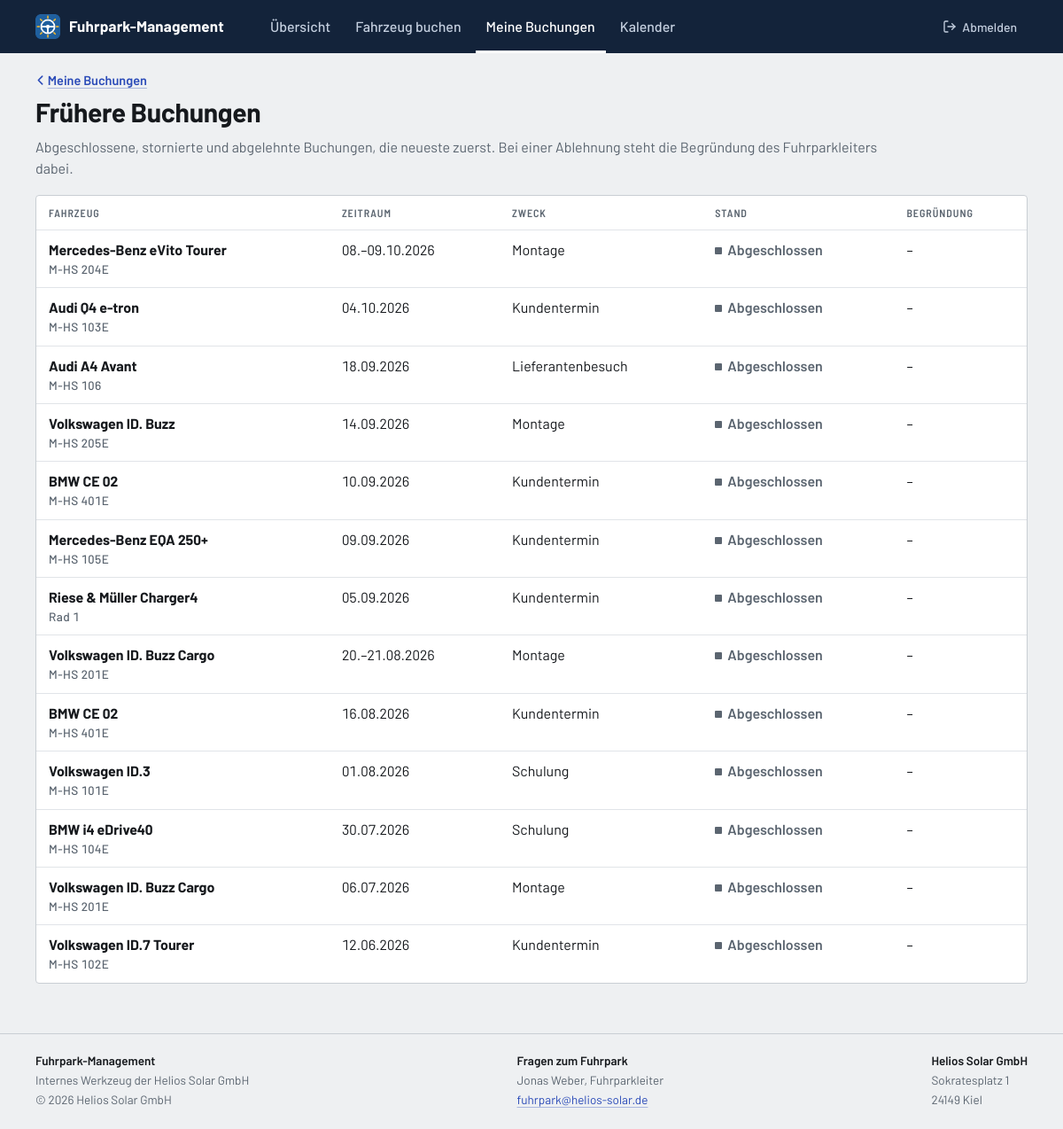
Screenshot of /fruehere-buchungen.php (signed in) with the database file from the repository.
### tables this page shows
CREATE TABLE buchungen (
    id                     INT UNSIGNED     NOT NULL AUTO_INCREMENT,
    fahrzeug_id            INT UNSIGNED     NOT NULL,   
    antragsteller_id       INT UNSIGNED     NOT NULL,   
    fahrer_id              INT UNSIGNED     NOT NULL,   
    start                  DATE             NOT NULL,
    ende                   DATE             NOT NULL,
    zweck_id               TINYINT UNSIGNED NOT NULL,
    personenanzahl         TINYINT UNSIGNED NOT NULL,   
    status_id              TINYINT UNSIGNED NOT NULL DEFAULT 1,  
    beantragt_am           DATETIME         NOT NULL DEFAULT CURRENT_TIMESTAMP,

     
     
    entscheidung_von       INT UNSIGNED     NULL,       
    entscheidung_am        DATETIME         NULL,
    entscheidung_kommentar TEXT             NULL,       
    entscheidung_gelesen_am DATETIME        NULL,       

     
    begonnen_am            DATETIME         NULL,
    km_start               INT UNSIGNED     NULL,       

     
    zurueckgegeben_am      DATETIME         NULL,
    km_ende                INT UNSIGNED     NULL,
    bemerkung              TEXT             NULL,       

    PRIMARY KEY (id),
    KEY idx_buchungen_belegung (fahrzeug_id, start, ende),
    KEY idx_buchungen_status (status_id),
    CONSTRAINT fk_buchungen_fahrzeug                     
        FOREIGN KEY (fahrzeug_id) REFERENCES fahrzeuge (id),
    CONSTRAINT fk_buchungen_antragsteller                
        FOREIGN KEY (antragsteller_id) REFERENCES nutzer (id),
    CONSTRAINT fk_buchungen_fahrer                       
        FOREIGN KEY (fahrer_id) REFERENCES nutzer (id),
    CONSTRAINT fk_buchungen_entscheidung_von             
        FOREIGN KEY (entscheidung_von) REFERENCES nutzer (id),
    CONSTRAINT fk_buchungen_zweck                        
        FOREIGN KEY (zweck_id) REFERENCES zwecke (id),
    CONSTRAINT fk_buchungen_status                       
        FOREIGN KEY (status_id) REFERENCES buchungsstatus (id)
);

CREATE TABLE fahrzeuge (
    id            INT UNSIGNED      NOT NULL AUTO_INCREMENT,
    kennzeichen   VARCHAR(20)       NOT NULL,
    art_id        TINYINT UNSIGNED  NOT NULL,
    typ           VARCHAR(30)       NOT NULL,       
    hersteller    VARCHAR(50)       NOT NULL,
    modell        VARCHAR(50)       NOT NULL,
    baujahr       SMALLINT UNSIGNED NULL,
    bild          VARCHAR(100)      NULL,           
    sitzplaetze   TINYINT UNSIGNED  NOT NULL,
    antrieb_id    TINYINT UNSIGNED  NULL,
    kmstand       INT UNSIGNED      NULL,           
    fuehrerschein VARCHAR(5)        NULL,           
    hu_au         DATE              NULL,           
    geloescht_am  DATETIME          NULL,           
    PRIMARY KEY (id),
    CONSTRAINT fk_fahrzeuge_art                     
        FOREIGN KEY (art_id) REFERENCES fahrzeugarten (id),
    CONSTRAINT fk_fahrzeuge_antrieb                 
        FOREIGN KEY (antrieb_id) REFERENCES antriebe (id)
);

CREATE TABLE zwecke (
    id          TINYINT UNSIGNED NOT NULL,
    bezeichnung VARCHAR(30)      NOT NULL,
    PRIMARY KEY (id)
);

CREATE TABLE nutzer (
    id            INT UNSIGNED     NOT NULL AUTO_INCREMENT,
    vorname       VARCHAR(50)      NOT NULL,
    nachname      VARCHAR(50)      NOT NULL,
    rolle_id      TINYINT UNSIGNED NOT NULL DEFAULT 1,  
    passwort_hash VARCHAR(255)     NOT NULL,            
    darf_luxus    TINYINT(1)       NOT NULL DEFAULT 0,  
    geloescht_am  DATETIME         NULL,                
    PRIMARY KEY (id),
    CONSTRAINT fk_nutzer_rolle                          
        FOREIGN KEY (rolle_id) REFERENCES rollen (id)
);

### includes/config.php (called while the page is built, shortened)
<?php
require_once __DIR__ . '/db.php';
require_once __DIR__ . '/functions.php';
spl_autoload_register(function (string $klasse): void {
    $datei = __DIR__ . '/klassen/' . $klasse . '.php';
});

### includes/klassen/CListeBuchungen.php (called while the page is built, shortened)
<?php
class CListeBuchungen
{
    private array $m_Liste = [];
    public function LadenFruehere(int $in_NutzerID): void
    {
        $this->Laden(
            CBuchung::SQL_MIT_NAMEN . ' WHERE (b.antragsteller_id = ? OR b.fahrer_id = ?) AND b.status_id >= ?
             ORDER BY b.start DESC, b.id DESC',
            [$in_NutzerID, $in_NutzerID, STATUS_ABGESCHLOSSEN]
        );
    }
    private function Laden(string $in_SQL, array $in_Parameter): void
    {
        $Statement = db()->prepare($in_SQL);
        $Statement->execute($in_Parameter);
        foreach ($Statement->fetchAll() as $Zeile) {
            $this->m_Liste[] = new CBuchung($Zeile);
        }
    }
    public function GetAlle(): array
    {
        return $this->m_Liste;
    }
}

### includes/klassen/CBuchung.php (called while the page is built, shortened)
<?php
class CBuchung
{
    private int $m_ID;
    private int $m_FahrzeugID;
    private int $m_FahrerID;
    private DateTimeImmutable $m_Start;
    private DateTimeImmutable $m_Ende;
    private int $m_ZweckID;
    private int $m_StatusID;
    private string $m_EntscheidungKommentar;
    public function __construct(array $in_Zeile)
    {
        $this->m_ID               = (int) $in_Zeile['id'];
        $this->m_FahrzeugID       = (int) $in_Zeile['fahrzeug_id'];
        $this->m_FahrerID         = (int) $in_Zeile['fahrer_id'];
        $this->m_Start            = new DateTimeImmutable($in_Zeile['start']);
        $this->m_Ende             = new DateTimeImmutable($in_Zeile['ende']);
        $this->m_ZweckID          = (int) $in_Zeile['zweck_id'];
        $this->m_StatusID         = (int) $in_Zeile['status_id'];
        $this->m_EntscheidungKommentar = $in_Zeile['entscheidung_kommentar'] ?? '';
    }
    public function IstAktiv(): bool
    {
        $Heute = new DateTimeImmutable('today');
        return $this->m_StatusID === STATUS_GENEHMIGT && $this->m_Start <= $Heute && $Heute <= $this->m_Ende;
    }
    public function KannBeginnen(int $in_NutzerID): bool
    {
        return $this->IstAktiv() && $in_NutzerID === $this->m_FahrerID;
    }
    public function GetID(): int
    {
        return $this->m_ID;
    }
    public function GetFahrzeugID(): int
    {
        return $this->m_FahrzeugID;
    }
    public function GetStart(): DateTimeImmutable
    {
        return $this->m_Start;
    }
    public function GetEnde(): DateTimeImmutable
    {
        return $this->m_Ende;
    }
    public function GetZweckID(): int
    {
        return $this->m_ZweckID;
    }
    public function GetStatusID(): int
    {
        return $this->m_StatusID;
    }
    public function GetEntscheidungKommentar(): string
    {
        return $this->m_EntscheidungKommentar;
    }
}

### includes/db.php (called while the page is built, shortened)
<?php
function db(): PDO
{
    static $pdo = null;
    if ($pdo instanceof PDO) {
        return $pdo;
    }
    $dsn = sprintf('mysql:host=%s;dbname=%s;charset=%s', DB_HOST, DB_NAME, DB_CHARSET);
    try {
        $pdo = new PDO($dsn, DB_USER, DB_PASS, [
            PDO::ATTR_ERRMODE            => PDO::ERRMODE_EXCEPTION,
            PDO::ATTR_DEFAULT_FETCH_MODE => PDO::FETCH_ASSOC,
            PDO::ATTR_EMULATE_PREPARES   => false,
        ]);
    } catch (PDOException $e) {
        if (APP_ENV === 'dev') {
            exit(
                'Keine Verbindung zur Datenbank "' . DB_NAME . '": ' . $e->getMessage()
                . '<br>Läuft MySQL in XAMPP, und existiert die Datenbank bereits?'
            );
        }
        exit('Die Anwendung ist derzeit nicht verfügbar.');
    }
    return $pdo;
}

### includes/functions.php (called while the page is built, shortened)
<?php
function e(?string $value): string
{
    return htmlspecialchars($value ?? '', ENT_QUOTES, 'UTF-8');
}
function url(string $path = ''): string
{
    return BASE_URL . '/' . ltrim($path, '/');
}
function aktueller_nutzer(): int
{
    return (int) ($_SESSION['user_id'] ?? 0);
}
function zeitraum_kurz(DateTimeImmutable $von, DateTimeImmutable $bis): string
{
    $heute = new DateTimeImmutable('today');
    $vonText = $von == $heute ? 'heute' : $von->format('d.m.Y');
    $bisText = $bis == $heute ? 'heute' : $bis->format('d.m.Y');
    if ($von == $bis) {
        return $vonText;
    }
    if ($von != $heute && $bis != $heute && $von->format('m.Y') === $bis->format('m.Y')) {
        return $von->format('d.') . '–' . $bisText;
    }
    return $vonText . ' bis ' . $bisText;
}
function buchung_stand(CBuchung $Buchung, int $ich): array
{
    $status = $Buchung->GetStatusID();
    return match ($status) {
        STATUS_OFFEN         => ['Offen', 'gelb'],
        STATUS_GENEHMIGT     => ['Genehmigt', 'gruen'],
        STATUS_ABGELEHNT     => ['Abgelehnt', 'rot'],
        STATUS_ABGESCHLOSSEN => ['Abgeschlossen', 'grau'],
        default              => ['Storniert', 'grau'],
    };
}

### includes/klassen/CFahrzeug.php (called while the page is built, shortened)
<?php
class CFahrzeug
{
    private int $m_ID;
    private string $m_Kennzeichen;
    private string $m_Hersteller;
    private string $m_Modell;
    public function __construct(array $in_Zeile)
    {
        $this->m_ID            = (int) $in_Zeile['id'];
        $this->m_Kennzeichen   = $in_Zeile['kennzeichen'];
        $this->m_Hersteller    = $in_Zeile['hersteller'];
        $this->m_Modell        = $in_Zeile['modell'];
    }
    private static function ZahlOderNull(mixed $in_Wert): ?int
    {
        return $in_Wert !== null ? (int) $in_Wert : null;
    }
    private static function DatumOderNull(?string $in_Wert): ?DateTimeImmutable
    {
        return $in_Wert !== null ? new DateTimeImmutable($in_Wert) : null;
    }
    public static function LoadByID(int $in_ID): ?CFahrzeug
    {
        $Statement = db()->prepare(self::SQL . ' WHERE f.id = ?');
        $Statement->execute([$in_ID]);
        $Zeile = $Statement->fetch();
        return $Zeile !== false ? new CFahrzeug($Zeile) : null;
    }
    public function GetID(): int
    {
        return $this->m_ID;
    }
    public function GetKennzeichen(): string
    {
        return $this->m_Kennzeichen;
    }
    public function GetHersteller(): string
    {
        return $this->m_Hersteller;
    }
    public function GetModell(): string
    {
        return $this->m_Modell;
    }
}

### includes/klassen/CListeSchluessel.php (called while the page is built, shortened)
<?php
class CListeSchluessel
{
    private string $m_Tabelle;
    private array $m_Liste = [];
    private bool $m_ListeGeladen = false;
    public function __construct(string $in_Tabelle)
    {
        $this->m_Tabelle = $in_Tabelle;
    }
    private function Laden(): void
    {
        if ($this->m_ListeGeladen) {
            return;
        }
        $Statement = db()->prepare('SELECT * FROM ' . $this->m_Tabelle . ' ORDER BY id');
        $Statement->execute();
        foreach ($Statement->fetchAll() as $Zeile) {
            $this->m_Liste[] = new CSchluessel((int) $Zeile['id'], $Zeile['bezeichnung'], $Zeile['plural'] ?? null);
        }
        $this->m_ListeGeladen = true;
    }
    public function GetAlle(): array
    {
        $this->Laden();
        return $this->m_Liste;
    }
    public function GetByID(int $in_ID): ?CSchluessel
    {
        foreach ($this->GetAlle() as $Schluessel) {
            if ($Schluessel->GetID() === $in_ID) {
                return $Schluessel;
            }
        }
        return null;
    }
    public function GetBezeichnung(int $in_ID): string
    {
        $Schluessel = $this->GetByID($in_ID);
        return $Schluessel !== null ? $Schluessel->GetBezeichnung() : 'unbekannt';
    }
}

### includes/klassen/CSchluessel.php (called while the page is built, shortened)
<?php
class CSchluessel
{
    private int $m_ID;
    private string $m_Bezeichnung;
    public function __construct(int $in_ID, string $in_Bezeichnung, ?string $in_Plural = null)
    {
        $this->m_ID          = $in_ID;
        $this->m_Bezeichnung = $in_Bezeichnung;
    }
    public function GetID(): int
    {
        return $this->m_ID;
    }
    public function GetBezeichnung(): string
    {
        return $this->m_Bezeichnung;
    }
}

### includes/klassen/CListeNutzer.php (called while the page is built, shortened)
<?php
class CListeNutzer
{
    private array $m_Liste = [];
    public function LadenAktive(): void
    {
        $this->Laden('SELECT * FROM nutzer WHERE geloescht_am IS NULL ORDER BY nachname, vorname');
    }
    private function Laden(string $in_SQL): void
    {
        $Statement = db()->prepare($in_SQL);
        $Statement->execute();
        foreach ($Statement->fetchAll() as $Zeile) {
            $this->m_Liste[] = new CNutzer($Zeile);
        }
    }
    public function GetAlle(): array
    {
        return $this->m_Liste;
    }
}

### includes/klassen/CNutzer.php (called while the page is built, shortened)
<?php
class CNutzer
{
    private string $m_Vorname;
    private string $m_Nachname;
    public function __construct(array $in_Zeile)
    {
        $this->m_Vorname      = $in_Zeile['vorname'];
        $this->m_Nachname     = $in_Zeile['nachname'];
    }
    public function GetName(): string
    {
        return $this->m_Vorname . ' ' . $this->m_Nachname;
    }
}

### fruehere-buchungen.php (the view, shortened to what this page needs)
<?php
require_once __DIR__ . '/includes/config.php';
$ich = aktueller_nutzer();
$ListeBuchungen = new CListeBuchungen();
$ListeBuchungen->LadenFruehere($ich);
$Zwecke = new CListeSchluessel('zwecke');
require_once __DIR__ . '/includes/header.php';
?>
<p class="lead">
    Abgeschlossene, stornierte und abgelehnte Buchungen, die neueste zuerst. Bei einer Ablehnung
    steht die Begründung des Fuhrparkleiters dabei.
</p>
<table class="table table--stapel">
    <thead>
        <tr>
            <th>Fahrzeug</th>
            <th>Zeitraum</th>
            <th>Zweck</th>
            <th>Stand</th>
            <th>Begründung</th>
        </tr>
    </thead>
    <tbody>
        <?php foreach ($ListeBuchungen->GetAlle() as $Buchung): ?>
            <?php
            $Fahrzeug = CFahrzeug::LoadByID($Buchung->GetFahrzeugID());
            $marke = buchung_stand($Buchung, $ich);
            ?>
            <tr id="buchung-<?= e((string) $Buchung->GetID()) ?>">
                <td class="table__fahrzeug">
                    <a href="<?= url('fahrzeug.php?id=' . $Fahrzeug->GetID()) ?>"><?= e($Fahrzeug->GetHersteller() . ' ' . $Fahrzeug->GetModell()) ?></a>
                    <span class="table__zusatz"><?= e($Fahrzeug->GetKennzeichen()) ?></span>
                </td>
                <td data-label="Zeitraum">
                    <?= e(zeitraum_kurz($Buchung->GetStart(), $Buchung->GetEnde())) ?>
                </td>
                <td data-label="Zweck"><?= e($Zwecke->GetBezeichnung($Buchung->GetZweckID())) ?></td>
                <td class="table__stand" data-label="Stand"><span class="marke marke--<?= e($marke[1]) ?>"><?= e($marke[0]) ?></span></td>
                <?php if ($Buchung->GetEntscheidungKommentar() !== ''): ?>
                    <td class="table__breit" data-label="Begründung"><?= e($Buchung->GetEntscheidungKommentar()) ?></td>
                <?php else: ?>
                    <td class="table__leer">&ndash;</td>
                <?php endif; ?>
            </tr>
        <?php endforeach; ?>
    </tbody>
</table>
<?php require_once __DIR__ . '/includes/footer.php'; ?>

### includes/footer.php (shortened to what this page needs)
<?php
$FussNutzer = $Angemeldet ?? null;
$fussKontakt = [];
if ($FussNutzer !== null && $FussNutzer->GetRolleID() === ROLLE_MITARBEITER) {
    $FussListe = new CListeNutzer();
    $FussListe->LadenAktive();
    foreach ($FussListe->GetAlle() as $Eintrag) {
        if ($Eintrag->GetRolleID() === ROLLE_FUHRPARKLEITER) {
            $fussKontakt[] = $Eintrag;
        }
    }
}
?>
</main>
<footer class="fussleiste">
    <div class="container fussleiste__innen">
        <div class="fussleiste__block">
            <p class="fussleiste__titel"><?= e(APP_NAME) ?></p>
            <p>Internes Werkzeug der <?= e(FIRMA_NAME) ?></p>
            <p>&copy; <?= date('Y') ?> <?= e(FIRMA_NAME) ?></p>
        </div>
        <?php if ($fussKontakt !== []): ?>
            <div class="fussleiste__block">
                <p class="fussleiste__titel">Fragen zum Fuhrpark</p>
                <?php foreach ($fussKontakt as $Kontakt): ?>
                    <p><?= e($Kontakt->GetName()) ?>, Fuhrparkleiter</p>
                <?php endforeach; ?>
                <p><a href="mailto:<?= e(FUHRPARK_EMAIL) ?>"><?= e(FUHRPARK_EMAIL) ?></a></p>
            </div>
        <?php endif; ?>
        <address class="fussleiste__block fussleiste__anschrift">
            <p class="fussleiste__titel"><?= e(FIRMA_NAME) ?></p>
            <p><?= e(FIRMA_STRASSE) ?></p>
            <p><?= e(FIRMA_ORT) ?></p>
        </address>
    </div>
</footer>
</body>
</html>

### rows the page displays
buchungen: fahrzeug.modell "Mercedes-Benz eVito Tourer", fahrzeug.kennzeichen "M-HS 204E", start+ende "08.–09.10.2026", zweck.bezeichnung "Montage", status "Abgeschlossen"
buchungen: fahrzeug.modell "Audi Q4 e-tron", fahrzeug.kennzeichen "M-HS 103E", start+ende "04.10.2026", zweck.bezeichnung "Kundentermin", status "Abgeschlossen"
buchungen: fahrzeug.modell "Audi A4 Avant", fahrzeug.kennzeichen "M-HS 106", start+ende "18.09.2026", zweck.bezeichnung "Lieferantenbesuch", status "Abgeschlossen"
buchungen: fahrzeug.modell "Volkswagen ID. Buzz", fahrzeug.kennzeichen "M-HS 205E", start+ende "14.09.2026", zweck.bezeichnung "Montage", status "Abgeschlossen"
buchungen: fahrzeug.modell "BMW CE 02", fahrzeug.kennzeichen "M-HS 401E", start+ende "10.09.2026", zweck.bezeichnung "Kundentermin", status "Abgeschlossen"
buchungen: fahrzeug.modell "Mercedes-Benz EQA 250+", fahrzeug.kennzeichen "M-HS 105E", start+ende "09.09.2026", zweck.bezeichnung "Kundentermin", status "Abgeschlossen"
buchungen: fahrzeug.modell "Riese & Müller Charger4", fahrzeug.kennzeichen "Rad 1", start+ende "05.09.2026", zweck.bezeichnung "Kundentermin", status "Abgeschlossen"
buchungen: fahrzeug.modell "Volkswagen ID. Buzz Cargo", fahrzeug.kennzeichen "M-HS 201E", start+ende "20.–21.08.2026", zweck.bezeichnung "Montage", status "Abgeschlossen"
buchungen: fahrzeug.modell "BMW CE 02", fahrzeug.kennzeichen "M-HS 401E", start+ende "16.08.2026", zweck.bezeichnung "Kundentermin", status "Abgeschlossen"
buchungen: fahrzeug.modell "Volkswagen ID.3", fahrzeug.kennzeichen "M-HS 101E", start+ende "01.08.2026", zweck.bezeichnung "Schulung", status "Abgeschlossen"
buchungen: fahrzeug.modell "BMW i4 eDrive40", fahrzeug.kennzeichen "M-HS 104E", start+ende "30.07.2026", zweck.bezeichnung "Schulung", status "Abgeschlossen"
buchungen: fahrzeug.modell "Volkswagen ID. Buzz Cargo", fahrzeug.kennzeichen "M-HS 201E", start+ende "06.07.2026", zweck.bezeichnung "Montage", status "Abgeschlossen"
buchungen: fahrzeug.modell "Volkswagen ID.7 Tourer", fahrzeug.kennzeichen "M-HS 102E", start+ende "12.06.2026", zweck.bezeichnung "Kundentermin", status "Abgeschlossen"
nutzer: $Kontakt->GetName() "Jonas Weber"

### other values shown
APP_NAME "Fuhrpark-Management"
$beschriftung "Übersicht"
$beschriftung "Fahrzeug buchen"
$beschriftung "Meine Buchungen"
$beschriftung "Kalender"
$pageZurueck[0] "Meine Buchungen"
$pageTitle "Frühere Buchungen"
FIRMA_NAME "Helios Solar GmbH"
FUHRPARK_EMAIL "fuhrpark@helios-solar.de"
FIRMA_STRASSE "Sokratesplatz 1"
FIRMA_ORT "24149 Kiel"
